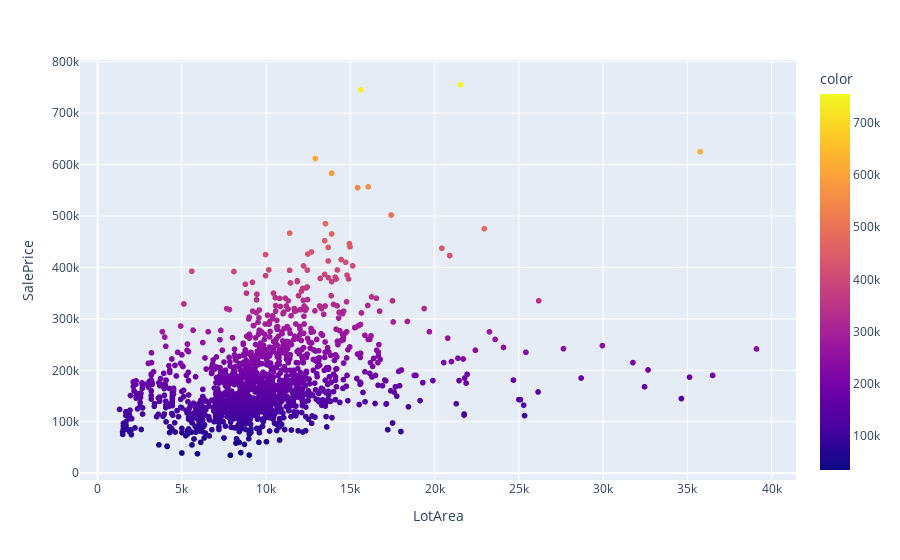

The notebook cell saved with this chart:
### Markdown cell above
Se creía que el área del lote aumentaría el precio de la propiedad, pero al realizar la gráfica, puede verse que el aumento de precio en base al aumento de área es más un fenomeno. La mayoría de las casas en la base de datos poseen un área entre 1,300 - 50,000 pies cuadrados y es poco posible determinar precio de la propiedad por medio de 'LotArea'

### Code cell
dataset_lotArea = dataset.drop(dataset[dataset.LotArea > 40000].index)

LotAreaTemp = dataset_lotArea.iloc[:, 1].values
SalePriceTemp = dataset_lotArea.iloc[:, 13].values

figLotArea2 = px.scatter(x = LotAreaTemp, y = SalePriceTemp, color=SalePriceTemp, labels={'x':'LotArea', 'y':'SalePrice'})
figLotArea2.show()

### Figure 1 — Plotly figure (JSON) as saved in the notebook; plotly's stock layout.template omitted (floating-point values rounded to 4 significant figures; data arrays with more than 128 entries replaced by an {"elided": "..."} marker saying what was removed)
{"data": [{"hoverlabel": {"namelength": 0}, "hovertemplate": "LotArea=%{x}<br>SalePrice=%{y}<br>color=%{marker.color}", "legendgroup": "", "marker": {"color": {"elided": "1446 int values"}, "coloraxis": "coloraxis", "symbol": "circle"}, "mode": "markers", "name": "", "showlegend": false, "type": "scattergl", "x": {"elided": "1446 int values"}, "xaxis": "x", "y": {"elided": "1446 int values"}, "yaxis": "y"}], "layout": {"coloraxis": {"colorbar": {"title": {"text": "color"}}, "colorscale": [[0, "#0d0887"], [0.1111, "#46039f"], [0.2222, "#7201a8"], [0.3333, "#9c179e"], [0.4444, "#bd3786"], [0.5556, "#d8576b"], [0.6667, "#ed7953"], [0.7778, "#fb9f3a"], [0.8889, "#fdca26"], [1, "#f0f921"]]}, "legend": {"tracegroupgap": 0}, "margin": {"t": 60}, "xaxis": {"anchor": "y", "domain": [0, 1], "title": {"text": "LotArea"}}, "yaxis": {"anchor": "x", "domain": [0, 1], "title": {"text": "SalePrice"}}}}
